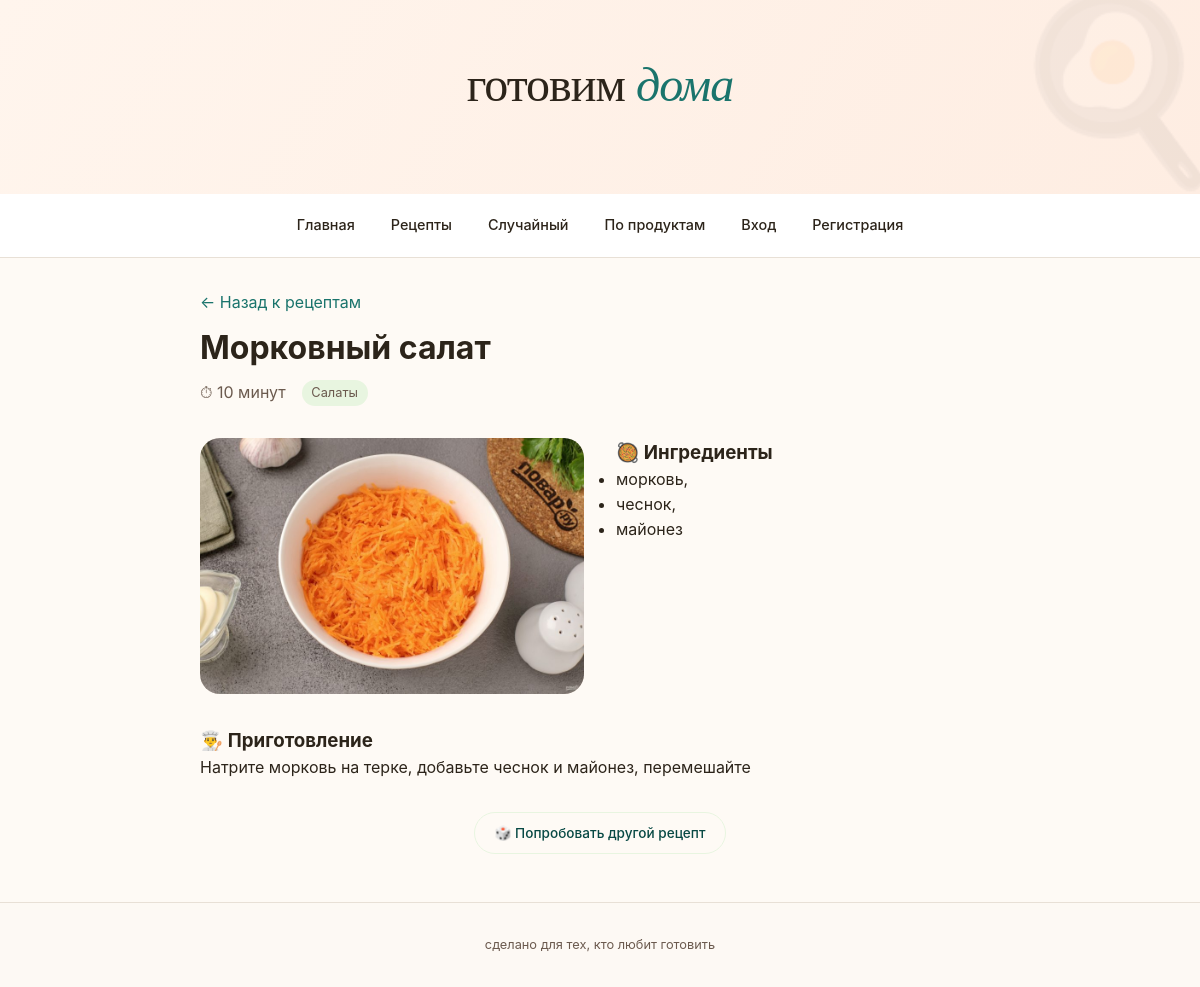
Page /recipe/1/ on the committed database.
### recipes/models.py (models this page shows, shortened)
class Recipe(models.Model):
    title = models.CharField(max_length=200, verbose_name="Название")
    category = models.ForeignKey(Category, on_delete=models.SET_NULL, null=True, blank=True, verbose_name="Категория")
    ingredients = models.TextField(verbose_name="Ингредиенты (через запятую)")
    description = models.TextField(verbose_name="Как приготовить")
    cooking_time = models.IntegerField(default=30, verbose_name="Время (мин)")
    image = models.ImageField(upload_to='recipes/', blank=True, null=True, verbose_name="Фото")
    created_at = models.DateTimeField(auto_now_add=True, verbose_name="Дата добавления", null=True)
    class Meta:
        verbose_name = "Рецепт"
        verbose_name_plural = "Рецепты"

class Category(models.Model):
    name = models.CharField(max_length=100, verbose_name="Название категории")
    slug = models.SlugField(unique=True, verbose_name="URL")
    class Meta:
        verbose_name = "Категория"
        verbose_name_plural = "Категории"

### recipes/views.py (the view)
# urls.py: path('recipe/<int:pk>/', views.recipe_detail, name='recipe_detail'),
def recipe_detail(request, pk):
    recipe = get_object_or_404(Recipe, pk=pk)
    is_favorite = False
    if request.user.is_authenticated:
        is_favorite = Favorite.objects.filter(user=request.user, recipe=recipe).exists()
    return render(request, 'recipe_detail.html', {
        'recipe': recipe,
        'is_favorite': is_favorite
    })

### templates/recipe_detail.html (shortened to what this page needs)
{% extends 'base.html' %}
{% block content %}
<div class="detail-container">
    <a href="{% url 'recipe_list' %}" class="back-link">← Назад к рецептам</a>
    <div class="detail-header">
        <h1>{{ recipe.title }}</h1>
        <div class="detail-meta">
            <span>⏱ {{ recipe.cooking_time }} минут</span>
            {% if recipe.category %}
                <span class="detail-category">{{ recipe.category.name }}</span>
            {% endif %}
        </div>
    </div>
    <div class="detail-grid">
        <div class="detail-image">
            {% if recipe.image %}
                <img src="{{ recipe.image.url }}" alt="{{ recipe.title }}">
            {% else %}
                <div class="detail-no-image">🍳</div>
            {% endif %}
        </div>
        <div class="detail-ingredients">
            <h3>🥘 Ингредиенты</h3>
            <ul>
                {% for ing in recipe.ingredients.split %}
                    <li>{{ ing }}</li>
                {% endfor %}
            </ul>
        </div>
    </div>
    <div class="detail-description">
        <h3>👨‍🍳 Приготовление</h3>
        <p>{{ recipe.description|linebreaks }}</p>
    </div>
    <div style="margin-top: 2rem; text-align: center;">
        <a href="{% url 'random_recipe' %}" class="btn btn-outline">🎲 Попробовать другой рецепт</a>
    </div>
</div>
{% endblock %}

### templates/base.html (style rules this page uses)
:root { --bg: #fefaf5; --surface: #ffffff; --surface-soft: #fdf9f4; --text: #2c241a; --text-soft: #6b5a4e; --primary: #1a746c; --primary-dark: #084944; --primary-light: #E8F5E0; --border: #e8e0d6; --shadow-sm: 0 4px 12px rgba(0,0,0,0.03), 0 1px 2px rgba(0,0,0,0.05); --shadow-md: 0 8px 24px rgba(0,0,0,0.05), 0 2px 4px rgba(0,0,0,0.03); --shadow-lg: 0 20px 35px -12px rgba(0,0,0,0.1); }
* { margin: 0; padding: 0; box-sizing: border-box; }
body { font-family: 'Inter', -apple-system, BlinkMacSystemFont, sans-serif; background-color: var(--bg); color: var(--text); line-height: 1.55; -webkit-font-smoothing: antialiased; }
.btn { display: inline-block; background: transparent; color: var(--primary-dark); padding: 0.6rem 1.25rem; text-decoration: none; border-radius: 40px; font-size: 0.85rem; font-weight: 500; transition: all 0.2s ease; cursor: pointer; border: 1px solid var(--primary-light); }
.detail-container { max-width: 800px; margin: 0 auto; }
.back-link { color: var(--primary); text-decoration: none; }
.detail-header h1 { font-size: 2rem; margin: 0.5rem 0; }
.detail-meta { display: flex; gap: 1rem; margin-bottom: 1rem; color: var(--text-soft); }
.detail-category { background: var(--primary-light); padding: 0.2rem 0.6rem; border-radius: 20px; font-size: 0.8rem; }
.detail-grid { display: grid; grid-template-columns: 1fr 1fr; gap: 2rem; margin: 2rem 0; }
.detail-image img, .detail-no-image { width: 100%; border-radius: 20px; background: linear-gradient(135deg, #f7ede5, #efe0d4); min-height: 250px; display: flex; align-items: center; justify-content: center; font-size: 4rem; }

### rows in the picture
Recipe: title "Морковный салат", cooking_time "10", category.name "Салаты", image (picture), description "Натрите морковь на терке, добавьте чеснок и майонез, перемешайте"

### other values in the picture
{{ ing }} "морковь," "чеснок," "майонез"
